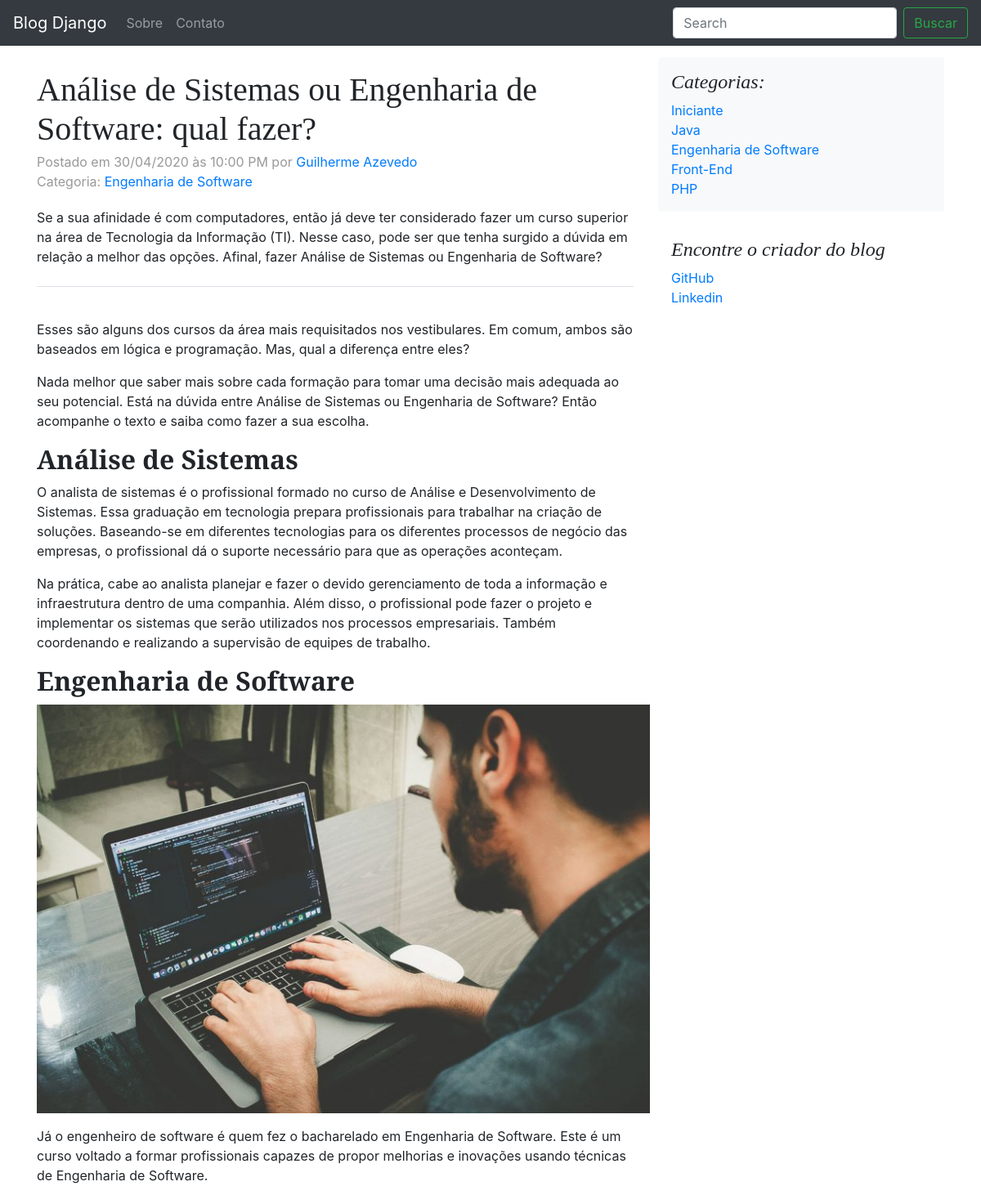
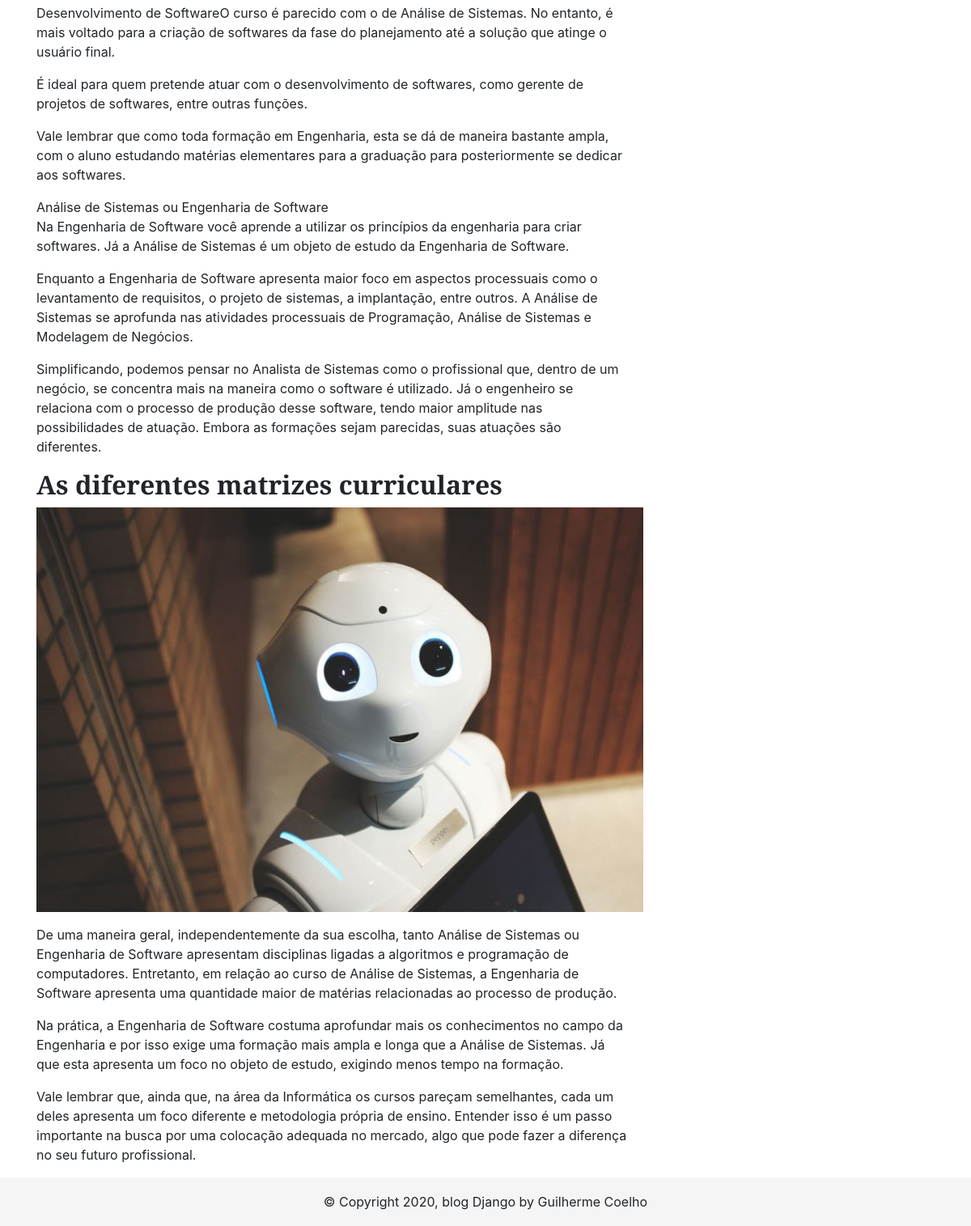
The page /posts/Analise_de_Sistemas_ou_Engenharia_de_Software on the database its author committed (2 pictures, top to bottom).
### microblog/models.py (models this page shows, shortened)
class Post(models.Model):
    categoria = models.ForeignKey(
        'Categoria',
        null=True,
        on_delete=models.SET_NULL,
    )
    titulo = models.CharField(
        max_length=100
    )
    url = models.SlugField(
        max_length=100,
        unique=True
    )
    preview = models.TextField(
        max_length=400
    )
    corpo = RichTextUploadingField(config_name='special', external_plugin_resources=[('youtube', '/static/ckeditor/ckeditor/plugins/youtube/youtube/','plugin.js')],)
    autor = models.ForeignKey(
        User,
        on_delete=models.PROTECT
    )
    imagem = models.ImageField(
        upload_to='uploads',
        blank=True,
        null=True
    )
    data = models.DateField(
        db_index=True,
        auto_now_add=True
    )

class Categoria(models.Model):
    titulo = models.CharField(
        max_length=100,
        db_index=True
    )
    url = models.SlugField(
        max_length=100,
        db_index=True
    )

### microblog/views.py (the view)
# urls.py: path('posts/<slug:url>', views.ver_post, name='ver_post'),
def ver_post(request, url):
    categorias = Categoria.objects.all()
    post = get_object_or_404(Post, url=url)
    context = {
        'post': post,
        'categorias': categorias
    }
    return render(request, 'microblog/ver_post.html', context)

### microblog/templates/microblog/ver_post.html
{% extends 'microblog/_layouts/base.html' %}
{% block content %}
<div class="col-md-8 blog-main">
    <div class="blog-post">
        <h2 class="blog-post-title">
            {{ post.titulo }}
        </h2>
        <p class="blog-post-meta">
            Postado em {{ post.data|date:"d/m/Y" }} às 10:00 PM por
            <a href="{% url 'microblog:usuario_view' pk=post.autor.id %}">{{ post.autor.get_full_name }}</a>
            <br>
            Categoria: <a href="{% url 'microblog:categoria_view' url=post.categoria.url %}">{{ post.categoria.titulo }}</a>
        </p>
        <p class="border-bottom">
            {{ post.preview }}
            <br>
            <br>
        </p>
        <br>
        {{ post.corpo|safe }}
    </div>
</div>
{% endblock %}

### microblog/templates/microblog/_layouts/base.html (shortened to what this page needs)
<!doctype html>
{% load static %}
<html lang="en">
<head>
    <link rel="stylesheet" href="https://stackpath.bootstrapcdn.com/bootstrap/4.4.1/css/bootstrap.min.css">
    <link href="{% static 'microblog/css/blog.css' %}" rel="stylesheet">
    <link href="{% static 'microblog/css/sticky-footer.css' %}" rel="stylesheet">
</head>
<body>
    <div class="container">
        <nav class="navbar navbar-expand-md navbar-dark bg-dark fixed-top">
            <a class="navbar-brand" href="{% url 'microblog:index' %}">Blog Django</a>
            <div class="collapse navbar-collapse" id="navbarsExampleDefault">
                <ul class="navbar-nav mr-auto">
                    <li class="nav-item {% if request.resolver_match.url_name == 'sobre' %}active{% endif %}">
                        <a class="nav-link" href="{% url 'microblog:sobre' %}">Sobre <span class="sr-only">(current)</span></a>
                    </li>
                    <li class="nav-item {% if request.resolver_match.url_name == 'contato' %}active{% endif %}">
                        <a class="nav-link" href="{% url 'microblog:contato' %}">Contato</a>
                    </li>
                </ul>
                <form class="form-inline my-2 my-lg-0" action="{% url 'microblog:buscar_resultados' %}" method="get">
                    <input name="q" class="form-control mr-sm-2" type="text" placeholder="Search" aria-label="Search">
                    <button class="btn btn-outline-success my-2 my-sm-0" type="submit">Buscar</button>
                </form>
            </div>
        </nav>
    </div>
	<main role="main" class="container">
        <div class="row">
            {% block content %}{% endblock %}
			{% if categorias %}
                <aside class="col-md-4 blog-sidebar">
                    <div class="p-3 mb-3 bg-light rounded">
						<h4 class="font-italic">Categorias:</h4>
						{% for categoria in categorias %}
							<p class="mb-0">
							    <a href="{% url 'microblog:categoria_view' url=categoria.url %}">{{ categoria.titulo }}</a>
							</p>
						{% endfor %}
					</div>
					<div class="p-3">
						<h4 class="font-italic">Encontre o criador do blog</h4>
						<ol class="list-unstyled">
							<li><a href="https://github.com/GuilhermeCoelhoAzevedo" target="_blank">GitHub</a></li>
							<li><a href="https://www.linkedin.com/in/guilherme-coelho-de-azevedo-2a7b7812a/" target="_blank">Linkedin</a></li>
						</ol>
					</div>
				</aside>
			{% endif %}
		</div>
    </main>
    <footer class="footer">
        <div class="container">
            <span class="copy">&copy; Copyright 2020, blog Django by Guilherme Coelho</span>
        </div>
    </footer>
</body>
</html>

### microblog/static/microblog/css/blog.css (style rules this page uses)
body { padding-top: 70px; }
h1, h2, h3, h4, h5, h6 { font-family: "Playfair Display", Georgia, "Times New Roman", serif; }
.border-bottom { border-bottom: 1px solid #e5e5e5; }
.blog-post { margin-top: 1rem; margin-bottom: 1rem; }
.blog-post-title { margin-bottom: .25rem; font-size: 2.5rem; }
.blog-post-meta { margin-bottom: 1.25rem; color: #999; }

### microblog/static/microblog/css/sticky-footer.css (style rules this page uses)
html { position: relative; min-height: 100%; }
body { margin-bottom: 60px; }
.footer { position: absolute; bottom: 0; width: 100%; height: 60px; line-height: 60px; background-color: #f5f5f5; text-align: center; }

### rows shown on the page
Post: titulo "Análise de Sistemas ou Engenharia de Software: qual fazer?", data "30/04/2020", autor.get_full_name "Guilherme Azevedo", categoria.titulo "Engenharia de Software", preview "Se a sua afinidade é com computadores, então já deve ter considerado fazer um curso superior na área de Tecnologia da Informação (TI). Nesse caso, pode ser que tenha surgido a dúvida em relação a melhor das opções. Afinal, fazer Análise de Sistemas ou Engenharia de Software?", corpo "Esses são alguns dos cursos da área mais requisitados nos vestibulares. Em comum, ambos são baseados em lógica e programação. Mas, qual a diferença entre eles? Nada melhor que saber mais sobre cada formação para tomar uma decisão mais adequada ao seu potencial. Está na dúvida entre Análise de Sistemas ou Engenharia de Software? Então acompanhe o texto e saiba como fazer a sua escolha. Análise de Sistemas O analista de sistemas é o profissional formado no curso de Análise e Desenvolvimento de Sistemas. Essa graduação em tecnologia prepara profissionais para trabalhar na criação de soluções. Baseando-se em diferentes tecnologias para os diferentes processos de negócio das empresas, o…", corpo (picture)
Categoria: titulo "Iniciante"
Categoria: titulo "Java"
Categoria: titulo "Engenharia de Software"
Categoria: titulo "Front-End"
Categoria: titulo "PHP"
